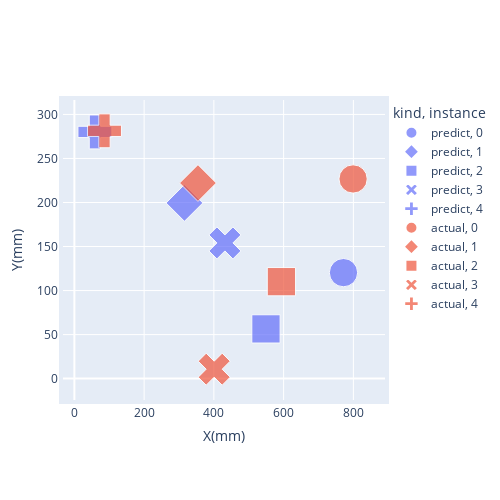
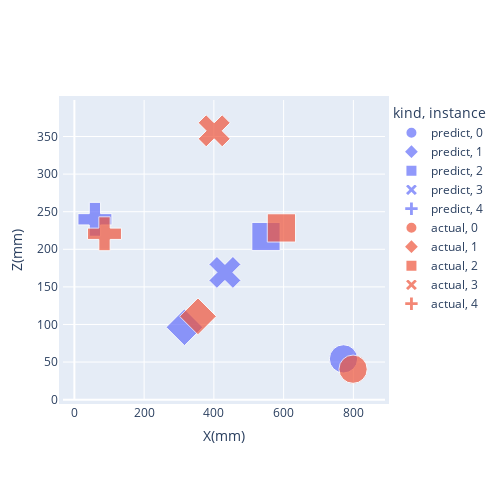

The cell these charts' notebook holds for them, in order:
### Code cell
from plotly.subplots import make_subplots
import plotly.graph_objects as go
import plotly.express as px


fig=px.scatter(data_frame = validation[0:10]
            ,x = 'x'
            ,y = 'y'
            ,color = 'kind'
            ,symbol="index"  
            ,size=[10,10,10,10,10,10,10,10,10,10] 
            ,labels={
                     "x": "X(mm)",
                     "y": "Y(mm)",
                     "kind": "kind",
                     "index":"instance"
                 },
           )
fig.update_layout(
    autosize=True,
    width=500,
    height=500,
    margin=dict(
        l=50,
        r=50,
        b=100,
        t=100,
        pad=4
    ),
    paper_bgcolor="white",
)

fig.show()
fig.write_image("{}/YX.png".format(model_name_to_load))
fig=px.scatter(data_frame = validation[0:10]
            ,x = 'x'
            ,y = 'z'
            ,color = 'kind'
            ,symbol="index" 
            ,size=[10,10,10,10,10,10,10,10,10,10] 
            ,labels={
                     "x": "X(mm)",
                     "z": "Z(mm)",
                     "kind": "kind",
                     "index":"instance"
                 },
           )
fig.update_layout(
    autosize=False,
    width=500,
    height=500,
    margin=dict(
        l=50,
        r=50,
        b=100,
        t=100,
        pad=4
    ),
    paper_bgcolor="white",
)
fig.show()
fig.write_image("{}/ZX.png".format(model_name_to_load))

### Figure 1 — Plotly figure (JSON) as saved in the notebook; plotly's stock layout.template omitted (floating-point values rounded to 4 significant figures)
{"data": [{"hovertemplate": "kind=predict<br>instance=0<br>X(mm)=%{x}<br>Y(mm)=%{y}<br>size=%{marker.size}<extra></extra>", "legendgroup": "predict, 0", "marker": {"color": "#636efa", "size": [10], "sizemode": "area", "sizeref": 0.025, "symbol": "circle"}, "mode": "markers", "name": "predict, 0", "orientation": "v", "showlegend": true, "type": "scatter", "x": [771.7], "xaxis": "x", "y": [120.4], "yaxis": "y"}, {"hovertemplate": "kind=predict<br>instance=1<br>X(mm)=%{x}<br>Y(mm)=%{y}<br>size=%{marker.size}<extra></extra>", "legendgroup": "predict, 1", "marker": {"color": "#636efa", "size": [10], "sizemode": "area", "sizeref": 0.025, "symbol": "diamond"}, "mode": "markers", "name": "predict, 1", "orientation": "v", "showlegend": true, "type": "scatter", "x": [315.7], "xaxis": "x", "y": [199.5], "yaxis": "y"}, {"hovertemplate": "kind=predict<br>instance=2<br>X(mm)=%{x}<br>Y(mm)=%{y}<br>size=%{marker.size}<extra></extra>", "legendgroup": "predict, 2", "marker": {"color": "#636efa", "size": [10], "sizemode": "area", "sizeref": 0.025, "symbol": "square"}, "mode": "markers", "name": "predict, 2", "orientation": "v", "showlegend": true, "type": "scatter", "x": [549.4], "xaxis": "x", "y": [56.47], "yaxis": "y"}, {"hovertemplate": "kind=predict<br>instance=3<br>X(mm)=%{x}<br>Y(mm)=%{y}<br>size=%{marker.size}<extra></extra>", "legendgroup": "predict, 3", "marker": {"color": "#636efa", "size": [10], "sizemode": "area", "sizeref": 0.025, "symbol": "x"}, "mode": "markers", "name": "predict, 3", "orientation": "v", "showlegend": true, "type": "scatter", "x": [431.7], "xaxis": "x", "y": [154.1], "yaxis": "y"}, {"hovertemplate": "kind=predict<br>instance=4<br>X(mm)=%{x}<br>Y(mm)=%{y}<br>size=%{marker.size}<extra></extra>", "legendgroup": "predict, 4", "marker": {"color": "#636efa", "size": [10], "sizemode": "area", "sizeref": 0.025, "symbol": "cross"}, "mode": "markers", "name": "predict, 4", "orientation": "v", "showlegend": true, "type": "scatter", "x": [58.88], "xaxis": "x", "y": [280.2], "yaxis": "y"}, {"hovertemplate": "kind=actual<br>instance=0<br>X(mm)=%{x}<br>Y(mm)=%{y}<br>size=%{marker.size}<extra></extra>", "legendgroup": "actual, 0", "marker": {"color": "#EF553B", "size": [10], "sizemode": "area", "sizeref": 0.025, "symbol": "circle"}, "mode": "markers", "name": "actual, 0", "orientation": "v", "showlegend": true, "type": "scatter", "x": [799.2], "xaxis": "x", "y": [226.7], "yaxis": "y"}, {"hovertemplate": "kind=actual<br>instance=1<br>X(mm)=%{x}<br>Y(mm)=%{y}<br>size=%{marker.size}<extra></extra>", "legendgroup": "actual, 1", "marker": {"color": "#EF553B", "size": [10], "sizemode": "area", "sizeref": 0.025, "symbol": "diamond"}, "mode": "markers", "name": "actual, 1", "orientation": "v", "showlegend": true, "type": "scatter", "x": [354.4], "xaxis": "x", "y": [222.1], "yaxis": "y"}, {"hovertemplate": "kind=actual<br>instance=2<br>X(mm)=%{x}<br>Y(mm)=%{y}<br>size=%{marker.size}<extra></extra>", "legendgroup": "actual, 2", "marker": {"color": "#EF553B", "size": [10], "sizemode": "area", "sizeref": 0.025, "symbol": "square"}, "mode": "markers", "name": "actual, 2", "orientation": "v", "showlegend": true, "type": "scatter", "x": [593.7], "xaxis": "x", "y": [110.1], "yaxis": "y"}, {"hovertemplate": "kind=actual<br>instance=3<br>X(mm)=%{x}<br>Y(mm)=%{y}<br>size=%{marker.size}<extra></extra>", "legendgroup": "actual, 3", "marker": {"color": "#EF553B", "size": [10], "sizemode": "area", "sizeref": 0.025, "symbol": "x"}, "mode": "markers", "name": "actual, 3", "orientation": "v", "showlegend": true, "type": "scatter", "x": [400.9], "xaxis": "x", "y": [10.7], "yaxis": "y"}, {"hovertemplate": "kind=actual<br>instance=4<br>X(mm)=%{x}<br>Y(mm)=%{y}<br>size=%{marker.size}<extra></extra>", "legendgroup": "actual, 4", "marker": {"color": "#EF553B", "size": [10], "sizemode": "area", "sizeref": 0.025, "symbol": "cross"}, "mode": "markers", "name": "actual, 4", "orientation": "v", "showlegend": true, "type": "scatter", "x": [86.37], "xaxis": "x", "y": [281.4], "yaxis": "y"}], "layout": {"autosize": true, "height": 500, "legend": {"itemsizing": "constant", "title": {"text": "kind, instance"}, "tracegroupgap": 0}, "margin": {"b": 100, "l": 50, "pad": 4, "r": 50, "t": 100}, "paper_bgcolor": "white", "width": 500, "xaxis": {"anchor": "y", "autorange": true, "domain": [0, 1], "range": [-34.07, 892.2], "title": {"text": "X(mm)"}, "type": "linear"}, "yaxis": {"anchor": "x", "autorange": true, "domain": [0, 1], "range": [-24.29, 316.4], "title": {"text": "Y(mm)"}, "type": "linear"}}}

### Figure 2 — Plotly figure (JSON) as saved in the notebook; plotly's stock layout.template omitted (floating-point values rounded to 4 significant figures)
{"data": [{"hovertemplate": "kind=predict<br>instance=0<br>X(mm)=%{x}<br>Z(mm)=%{y}<br>size=%{marker.size}<extra></extra>", "legendgroup": "predict, 0", "marker": {"color": "#636efa", "size": [10], "sizemode": "area", "sizeref": 0.025, "symbol": "circle"}, "mode": "markers", "name": "predict, 0", "orientation": "v", "showlegend": true, "type": "scatter", "x": [771.7], "xaxis": "x", "y": [54.25], "yaxis": "y"}, {"hovertemplate": "kind=predict<br>instance=1<br>X(mm)=%{x}<br>Z(mm)=%{y}<br>size=%{marker.size}<extra></extra>", "legendgroup": "predict, 1", "marker": {"color": "#636efa", "size": [10], "sizemode": "area", "sizeref": 0.025, "symbol": "diamond"}, "mode": "markers", "name": "predict, 1", "orientation": "v", "showlegend": true, "type": "scatter", "x": [315.7], "xaxis": "x", "y": [96.29], "yaxis": "y"}, {"hovertemplate": "kind=predict<br>instance=2<br>X(mm)=%{x}<br>Z(mm)=%{y}<br>size=%{marker.size}<extra></extra>", "legendgroup": "predict, 2", "marker": {"color": "#636efa", "size": [10], "sizemode": "area", "sizeref": 0.025, "symbol": "square"}, "mode": "markers", "name": "predict, 2", "orientation": "v", "showlegend": true, "type": "scatter", "x": [549.4], "xaxis": "x", "y": [217.0], "yaxis": "y"}, {"hovertemplate": "kind=predict<br>instance=3<br>X(mm)=%{x}<br>Z(mm)=%{y}<br>size=%{marker.size}<extra></extra>", "legendgroup": "predict, 3", "marker": {"color": "#636efa", "size": [10], "sizemode": "area", "sizeref": 0.025, "symbol": "x"}, "mode": "markers", "name": "predict, 3", "orientation": "v", "showlegend": true, "type": "scatter", "x": [431.7], "xaxis": "x", "y": [169.2], "yaxis": "y"}, {"hovertemplate": "kind=predict<br>instance=4<br>X(mm)=%{x}<br>Z(mm)=%{y}<br>size=%{marker.size}<extra></extra>", "legendgroup": "predict, 4", "marker": {"color": "#636efa", "size": [10], "sizemode": "area", "sizeref": 0.025, "symbol": "cross"}, "mode": "markers", "name": "predict, 4", "orientation": "v", "showlegend": true, "type": "scatter", "x": [58.88], "xaxis": "x", "y": [239.9], "yaxis": "y"}, {"hovertemplate": "kind=actual<br>instance=0<br>X(mm)=%{x}<br>Z(mm)=%{y}<br>size=%{marker.size}<extra></extra>", "legendgroup": "actual, 0", "marker": {"color": "#EF553B", "size": [10], "sizemode": "area", "sizeref": 0.025, "symbol": "circle"}, "mode": "markers", "name": "actual, 0", "orientation": "v", "showlegend": true, "type": "scatter", "x": [799.2], "xaxis": "x", "y": [40.52], "yaxis": "y"}, {"hovertemplate": "kind=actual<br>instance=1<br>X(mm)=%{x}<br>Z(mm)=%{y}<br>size=%{marker.size}<extra></extra>", "legendgroup": "actual, 1", "marker": {"color": "#EF553B", "size": [10], "sizemode": "area", "sizeref": 0.025, "symbol": "diamond"}, "mode": "markers", "name": "actual, 1", "orientation": "v", "showlegend": true, "type": "scatter", "x": [354.4], "xaxis": "x", "y": [110.8], "yaxis": "y"}, {"hovertemplate": "kind=actual<br>instance=2<br>X(mm)=%{x}<br>Z(mm)=%{y}<br>size=%{marker.size}<extra></extra>", "legendgroup": "actual, 2", "marker": {"color": "#EF553B", "size": [10], "sizemode": "area", "sizeref": 0.025, "symbol": "square"}, "mode": "markers", "name": "actual, 2", "orientation": "v", "showlegend": true, "type": "scatter", "x": [593.7], "xaxis": "x", "y": [228.4], "yaxis": "y"}, {"hovertemplate": "kind=actual<br>instance=3<br>X(mm)=%{x}<br>Z(mm)=%{y}<br>size=%{marker.size}<extra></extra>", "legendgroup": "actual, 3", "marker": {"color": "#EF553B", "size": [10], "sizemode": "area", "sizeref": 0.025, "symbol": "x"}, "mode": "markers", "name": "actual, 3", "orientation": "v", "showlegend": true, "type": "scatter", "x": [400.9], "xaxis": "x", "y": [357.6], "yaxis": "y"}, {"hovertemplate": "kind=actual<br>instance=4<br>X(mm)=%{x}<br>Z(mm)=%{y}<br>size=%{marker.size}<extra></extra>", "legendgroup": "actual, 4", "marker": {"color": "#EF553B", "size": [10], "sizemode": "area", "sizeref": 0.025, "symbol": "cross"}, "mode": "markers", "name": "actual, 4", "orientation": "v", "showlegend": true, "type": "scatter", "x": [86.37], "xaxis": "x", "y": [220.7], "yaxis": "y"}], "layout": {"autosize": false, "height": 500, "legend": {"itemsizing": "constant", "title": {"text": "kind, instance"}, "tracegroupgap": 0}, "margin": {"b": 100, "l": 50, "pad": 4, "r": 50, "t": 100}, "paper_bgcolor": "white", "width": 500, "xaxis": {"anchor": "y", "autorange": true, "domain": [0, 1], "range": [-34.07, 892.2], "title": {"text": "X(mm)"}, "type": "linear"}, "yaxis": {"anchor": "x", "autorange": true, "domain": [0, 1], "range": [-0.4593, 398.6], "title": {"text": "Z(mm)"}, "type": "linear"}}}
